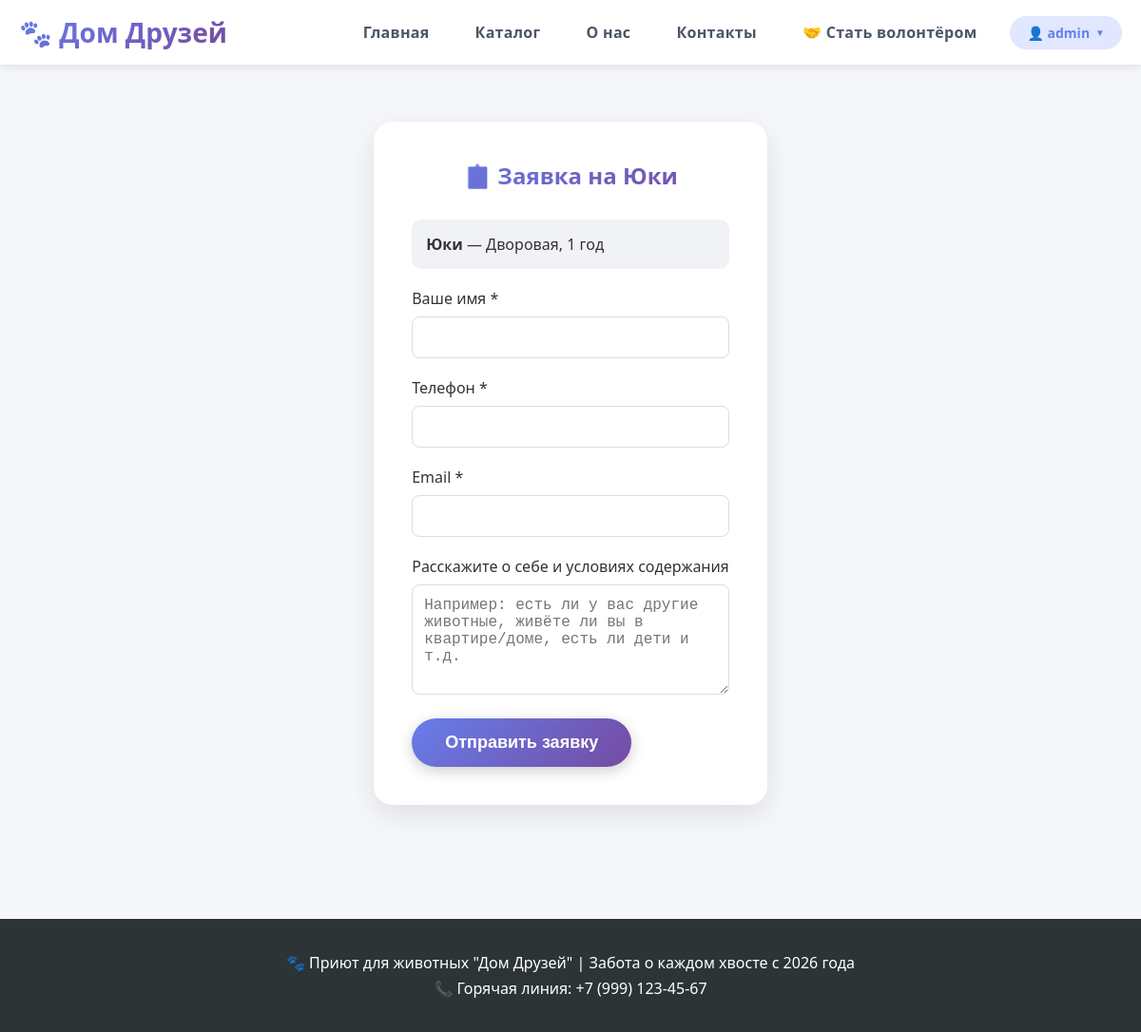
/apply/3 (signed in), run on the app's committed database.
### tables this page shows
CREATE TABLE animals (
        id INTEGER PRIMARY KEY AUTOINCREMENT,
        name TEXT NOT NULL,
        type TEXT NOT NULL,
        breed TEXT,
        age TEXT,
        description TEXT,
        photo TEXT,
        status TEXT DEFAULT 'available',
        created_at TIMESTAMP DEFAULT CURRENT_TIMESTAMP
    );

### app.py (the view, shortened to what this page needs)
@app.route('/apply/<int:animal_id>', methods=['GET', 'POST'])
@login_required
def apply(animal_id):
    conn = get_db_connection()
    cur = conn.cursor()
    if USE_POSTGRES:
        cur.execute("SELECT * FROM animals WHERE id = %s", (animal_id,))
    else:
        cur.execute("SELECT * FROM animals WHERE id = ?", (animal_id,))
    animal = cur.fetchone()
    cur.close()
    conn.close()
    return render_template('apply.html', animal=animal)

### app.py (called while the page is built)
def get_db_connection():
    if USE_POSTGRES:
        conn = psycopg2.connect(DATABASE_URL, cursor_factory=RealDictCursor)
        return conn
    else:
        conn = sqlite3.connect('shelter.db')
        conn.row_factory = sqlite3.Row
        return conn

def login_required(f):
    @wraps(f)
    def decorated_function(*args, **kwargs):
        if 'user_id' not in session:
            flash('Пожалуйста, авторизуйтесь', 'warning')
            return redirect(url_for('login'))
        return f(*args, **kwargs)
    return decorated_function

### templates/apply.html (shortened to what this page needs)
{% extends "base.html" %}
{% block content %}
<section class="auth-form">
    <div class="container">
        <div class="form-container">
            <h2>📋 Заявка на {{ animal[1] }}</h2>
            <div style="background: #f0f2f5; padding: 15px; border-radius: 10px; margin-bottom: 20px;">
                <p><strong> {{ animal[1] }}</strong> — {{ animal[3] }}, {{ animal[4] }}</p>
            </div>
            <form method="POST">
                <div class="form-group">
                    <label>Ваше имя *</label>
                    <input type="text" name="user_name" required>
                </div>
                <div class="form-group">
                    <label>Телефон *</label>
                    <input type="tel" name="user_phone" required>
                </div>
                <div class="form-group">
                    <label>Email *</label>
                    <input type="email" name="user_email" required>
                </div>
                <div class="form-group">
                    <label>Расскажите о себе и условиях содержания</label>
                    <textarea name="message" rows="5" placeholder="Например: есть ли у вас другие животные, живёте ли вы в квартире/доме, есть ли дети и т.д."></textarea>
                </div>
                <button type="submit" class="btn-primary">Отправить заявку</button>
            </form>
        </div>
    </div>
</section>
{% endblock %}

### static/css/style.css (style rules this page uses)
* { margin: 0; padding: 0; box-sizing: border-box; }
body { font-family: 'Segoe UI', Tahoma, Geneva, Verdana, sans-serif; background: #f5f7fa; min-height: 100vh; color: #333; }
.container { max-width: 1200px; margin: 0 auto; padding: 0 20px; }
.auth-form, .admin-form { padding: 60px 0; min-height: 70vh; display: flex; align-items: center; }
.form-container { max-width: 500px; margin: 0 auto; background: white; padding: 40px; border-radius: 20px; box-shadow: 0 10px 30px rgba(0,0,0,0.1); }
.form-container h2 { text-align: center; margin-bottom: 30px; background: linear-gradient(135deg, #667eea 0%, #764ba2 100%); -webkit-background-clip: text; -webkit-text-fill-color: transparent; background-clip: text; }
.form-group { margin-bottom: 20px; }
.form-group label { display: block; margin-bottom: 8px; font-weight: 500; color: #333; }
.form-group input, .form-group select, .form-group textarea { width: 100%; padding: 12px; border: 1px solid #ddd; border-radius: 8px; font-size: 16px; transition: 0.3s; }
.btn-primary { display: inline-block; background: linear-gradient(135deg, #667eea 0%, #764ba2 100%); color: white; padding: 15px 35px; border-radius: 50px; text-decoration: none; font-weight: bold; font-size: 18px; transition: 0.3s; border: none; cursor: pointer; box-shadow: 0 4px 15px rgba(0,0,0,0.2); }

### data on the page
animals: name "Юки", breed "Дворовая", age "1 год"

### other printed values
{{ session.username }} "admin"
